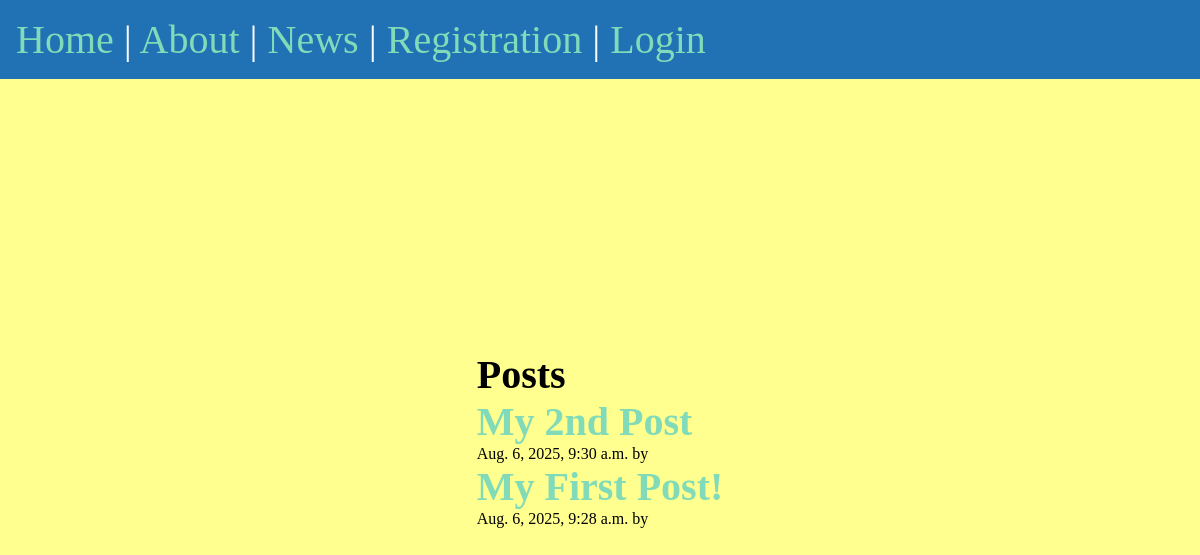
/posts/, run on an earlier commit of the app's database.
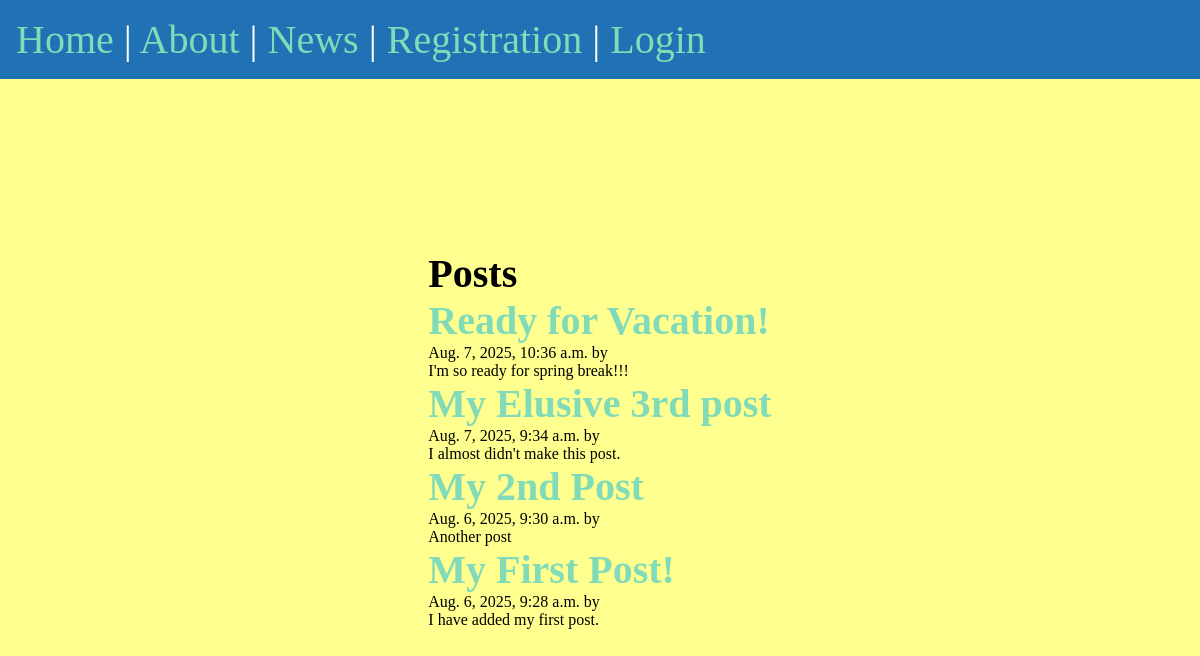
And on a later commit of the database.
### posts/models.py (models this page shows, shortened)
class Post(models.Model):
    title = models.CharField(max_length = 75)
    body = models.TextField()
    slug = models.SlugField()
    date = models.DateTimeField(auto_now_add = True)
    banner = models.FileField(default = 'fallback.png', blank = True, validators=[validate_file_extension]) # Image
    author = models.ForeignKey(User,
                               on_delete = models.CASCADE,
                               default = None)

### posts/views.py (the view)
# urls.py: path('', views.posts_list, name = "list"),
def posts_list(request):
    posts = Post.objects.all().order_by('-date')
    return render(request, 'posts/posts_list.html',
                  { 'posts': posts })

### posts/templates/posts/posts_list.html (shortened to what this page needs)
{% extends 'layout.html' %}
{% block content %}
    <section>
        <h1>Posts</h1>
        {% for post in posts %}
            <article class = "post">
                <h2>
                    <a href = "{% url 'posts:page' slug=post.slug %}">
                        {{ post.title }}
                    </a>
                </h2>
                <p>{{ post.date }} by {{ post.author }}</p>
                <p>{{ post.body }}</p>
            </article>
        {% endfor%}
    </section>
{% endblock %}

### templates/layout.html (shortened to what this page needs)
<!DOCTYPE html>
{% load static %}
<html lang="en">
<head>
    <link rel = "stylesheet" href = "{% static 'css/style.css' %}">
</head>
<body>
    <nav>
        <a href = "/">
            <span role = "img" aria-label = "Home" title = "Home">
                Home
            </span>
        </a> |
        <a href = "/about">
            <span role = "img" aria-label = "About">
                About
            </span>
        </a> |
        <a href = "{% url 'posts:list' %}">
            <span role = "img" aria-label = "Posts">
                News
            </span>
        </a> |
        {% if user.is_authenticated %}
            <a href = "{% url 'posts:new-post' %}">
                <span role = "img" aria-label = "New Post" title = "New Post">
                    New Post
                </span>
            </a> |
            <form class = "logout" action = "{% url 'users:logout' %}" method = "post">
                {% csrf_token %}
                <button class = "logout-button" aria-label = "User Logout" title = "User Logout">
                    wave
                </button>
            </form>
        {% else %}
            <a href = "{% url 'users:register' %}">
                <span role = "img" aria-label = "User Registration">
                    Registration
                </span>
            </a> |
            <a href = "{% url 'users:login' %}">
                <span role = "img" aria-label = "User Login" title = "User Login">
                    Login
                </span>
            </a>
        {% endif %}
    </nav>
    <main>
        {% block content %}
        {% endblock %}
    </main>
</body>
</html>

### static/css/style.css (style rules this page uses)
* { margin : 0; padding: 0; box-sizing: border-box; }
body { min-height: 100vh; background-color: #FFFF8F; color: black; font-size: 3rem; display: flex; flex-flow: column; }
nav { padding: 1rem; background-color: #2171B5; color: white; font-size: 2.5rem; }
main { flex-grow: 1; display: grid; place-content: center; }
h1, h2 { font-size: 2.5rem; }
p { font-size: 1rem; }
a { text-decoration: none; color: #81dbb8; }

What changed in the data, as far as the page shows it:
added Post: title "Ready for Vacation!", date "Aug. 7, 2025, 10:36 a.m.", body "I'm so ready for spring break!!!"
added Post: title "My Elusive 3rd post", date "Aug. 7, 2025, 9:34 a.m.", body "I almost didn't make this post."
changed Post "My 2nd Post": body (not shown) → "Another post"
changed Post "My First Post!": body (not shown) → "I have added my first post."
